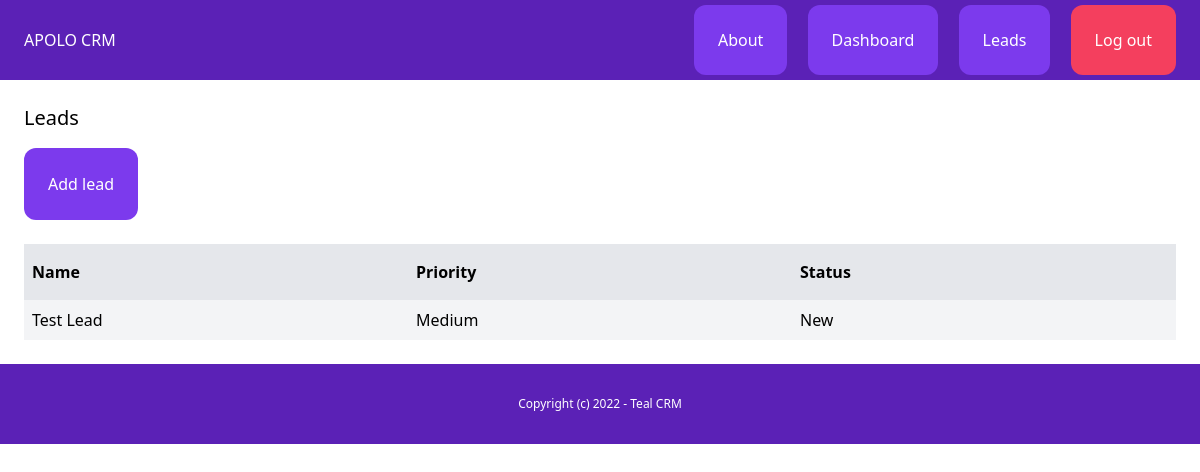
The app's page /dashboard/leads/ (signed in), older data.
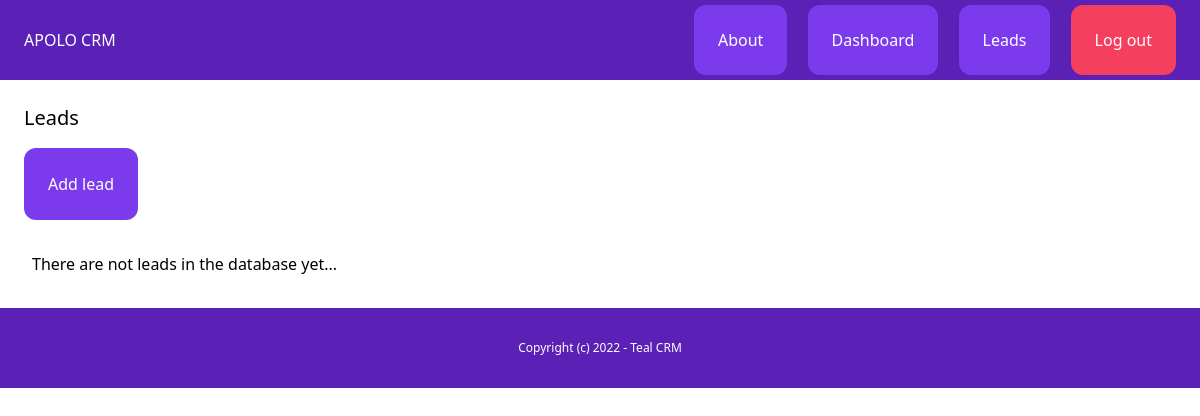
The same page, newer data.
### lead/models.py (models this page shows, shortened)
class Lead(models.Model):
    LOW = 'low'
    MEDIUM = 'medium'
    HIGH = 'high'
    CHOICES_PRIORITY = (
        (LOW, 'Low'),
        (MEDIUM, 'Medium'),
        (HIGH, 'High'),
    )
    NEW = 'new'
    CONTACTED = 'contacted'
    WON = 'won'
    LOST = 'lost'
    CHOICES_STATUS = (
        (NEW, 'New'),
        (CONTACTED, 'Contacted'),
        (WON, 'Won'),
        (LOST, 'Lost'),
    )
    name = models.CharField(max_length=255)
    email = models.EmailField()
    description = models.TextField(blank=True, null=True)
    priority = models.CharField(max_length=10, choices=CHOICES_PRIORITY, default=MEDIUM)
    status = models.CharField(max_length=10, choices=CHOICES_STATUS, default=NEW)
    converted_to_client = models.BooleanField(default=False)
    created_by = models.ForeignKey(User, related_name='leads', on_delete=models.CASCADE)
    created_at = models.DateTimeField(auto_now_add=True)
    modified_at = models.DateTimeField(auto_now=True)

### lead/views.py (the view)
# urls.py: path('', views.leads_list, name='leads_list'),
@login_required
def leads_list(request):
    leads = Lead.objects.filter(created_by=request.user)
    return render(request, 'lead/leads_list.html', {
        'leads': leads
    })

### lead/templates/lead/leads_list.html (shortened to what this page needs)
{% extends 'core/base.html' %}
{% block content %}
    <div class="py-6 px-6">
        <h1 class="mb-4 text-xl">Leads</h1>
        <a href="{% url 'add_lead' %}" class="inline-block py-6 px-6 rounded-xl bg-violet-600 text-white">Add lead</a>
        {% if leads %}
            <div class="mt-6 flex justify-between ">
                <p class="py-4 px-2 bg-gray-200 font-semibold w-full">Name</p>
                <p class="py-4 px-2 bg-gray-200 font-semibold w-full">Priority</p>
                <p class="py-4 px-2 bg-gray-200 font-semibold w-full">Status</p>
            </div>
            {% for lead in leads %}
                <div class="flex justify-between">
                    <p class="py-2 px-2 w-full {% cycle 'bg-gray-100' '' %}">
                        <a href="{% url 'leads_detail' lead.id %}">{{ lead.name }}</a>
                    </p>
                    <p class="py-2 px-2 w-full {% cycle 'bg-gray-100' '' %}">{{ lead.get_priority_display }}</p>
                    <p class="py-2 px-2 w-full {% cycle 'bg-gray-100' '' %}">{{ lead.get_status_display }}</p>
                </div>
            {% endfor %}
        {% else %}
            <p class="mt-6 py-2 px-2">There are not leads in the database yet...</p>
        {% endif %}
    </div>
{% endblock %}

Row changes from the older to the newer data that the page shows:
removed Lead: name "Test Lead", priority "Medium", status "New"
Text that changed along with them:
text no longer shown: "Name Priority Status"
text now shown: "There are not leads in the database yet..."
